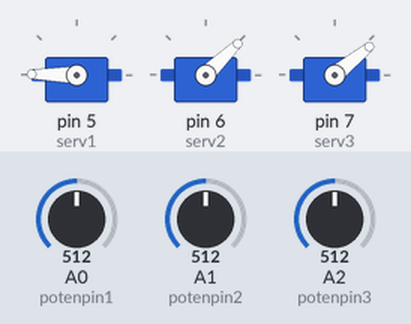
Simulated run of this sketch. Board: Arduino Uno, built with avr-gcc and run on an emulated ATmega328P. Shown: 3 × servo. The test bench sets the inputs (shaded band); at power-on: A0 (potenpin1) = 512, A1 (potenpin2) = 512, A2 (potenpin3) = 512. What the sketch prints to the serial monitor is not drawn.

Above: at 1.2 s.
1.3 s: A0 (potenpin1) set to 110
At 2.2 s:
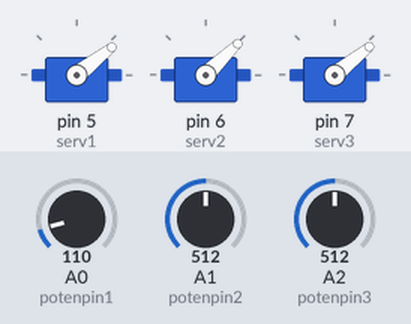
2.8 s: A0 (potenpin1) set to 94
At 3.6 s:
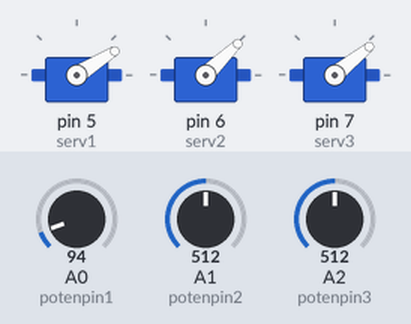
4.5 s: A1 (potenpin2) set to 104
At 4.8 s:
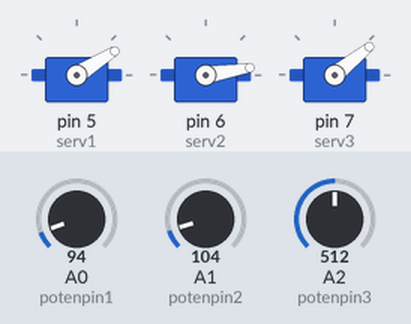
6.0 s: A1 (potenpin2) set to 90
At 6.5 s:
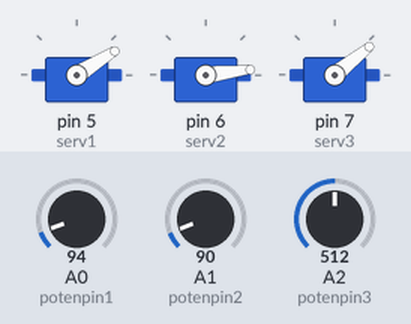
7.8 s: A2 (potenpin3) set to 0
At 8.9 s:
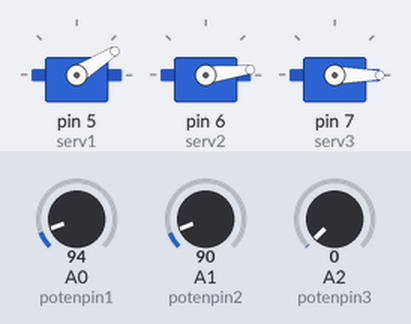
9.3 s: A2 (potenpin3) set to 716
At 10.2 s:
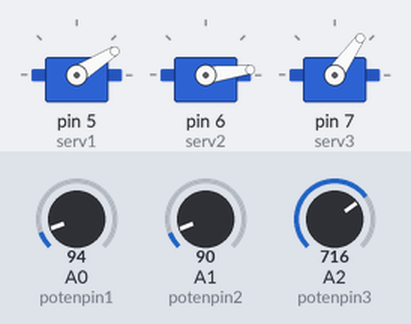
Timing chart, 0 to 11.8 s (numbered marks = the images above; inputs shaded):
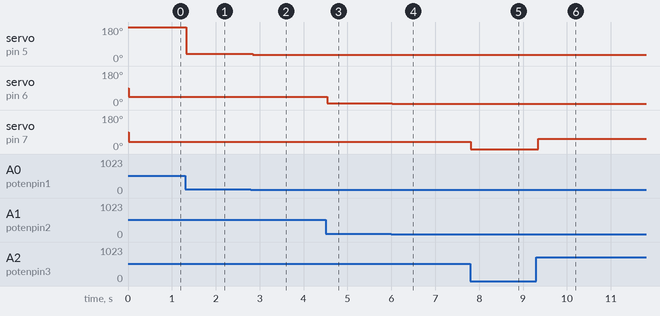

Measured:
- after the input at 1.3 s, servo on pin 5 (serv1): 179° → 38° at once
- after the input at 2.8 s, servo on pin 5 (serv1): 38° → 32° at once
- after the input at 4.5 s, servo on pin 6 (serv2): 44° → 9° at once
- after the input at 6.0 s, servo on pin 6 (serv2): 9° → 7° at once
- after the input at 7.8 s, servo on pin 7 (serv3): 39° → 0° at once
- after the input at 9.3 s, servo on pin 7 (serv3): 0° → 55° after 0.05 s

The sketch:

main.ino
```cpp
#include <Servo.h>

Servo  serv1;
Servo  serv2;
Servo  serv3;
// refer to potentiometer
int const potenpin1 = A0;
int const potenpin2 = A1;
int const potenpin3 = A2;

// value of of analog
int potenpinval;
// angle of sevo
int angle;

int const m_speed = 10;

void setup() {
  // connected to servo motor to PWM pins
  servo_attach();

  Serial.begin(9600);


}

void loop() {
  motor_movements();

}


void motor_movements() {
  potenpinval = analogRead(potenpin1);
  Serial.print("potenpin value :  ");
  Serial.print(potenpinval);
  angle = map(potenpinval, 0, 1023, 0, 359);
  serv1.write(angle);
  delay(m_speed );


  potenpinval = analogRead(potenpin2);
  Serial.print("potenpin value :  ");
  Serial.print(potenpinval);
  angle = map(potenpinval, 0, 1023, 0, 89);
  serv2.write(angle);
  delay(m_speed );

  potenpinval = analogRead(potenpin3);
  Serial.print("potenpin value :  ");
  Serial.print(potenpinval);
  angle = map(potenpinval, 0, 1023, 0, 79);
  serv3.write(angle);
  delay(m_speed );
}


void servo_attach(){
    serv1.attach(5);
    serv2.attach(6);
    serv3.attach(7);
}
```
